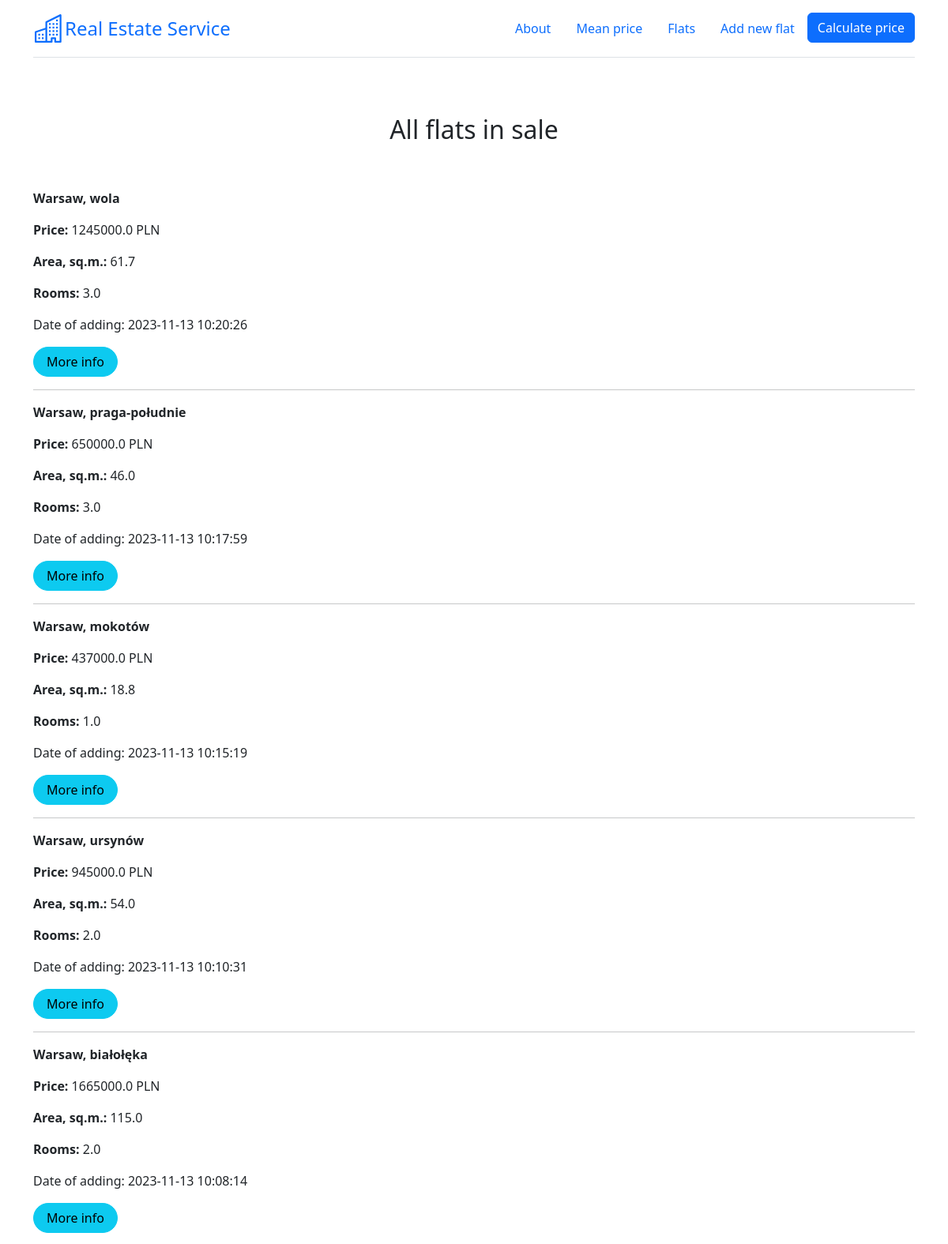
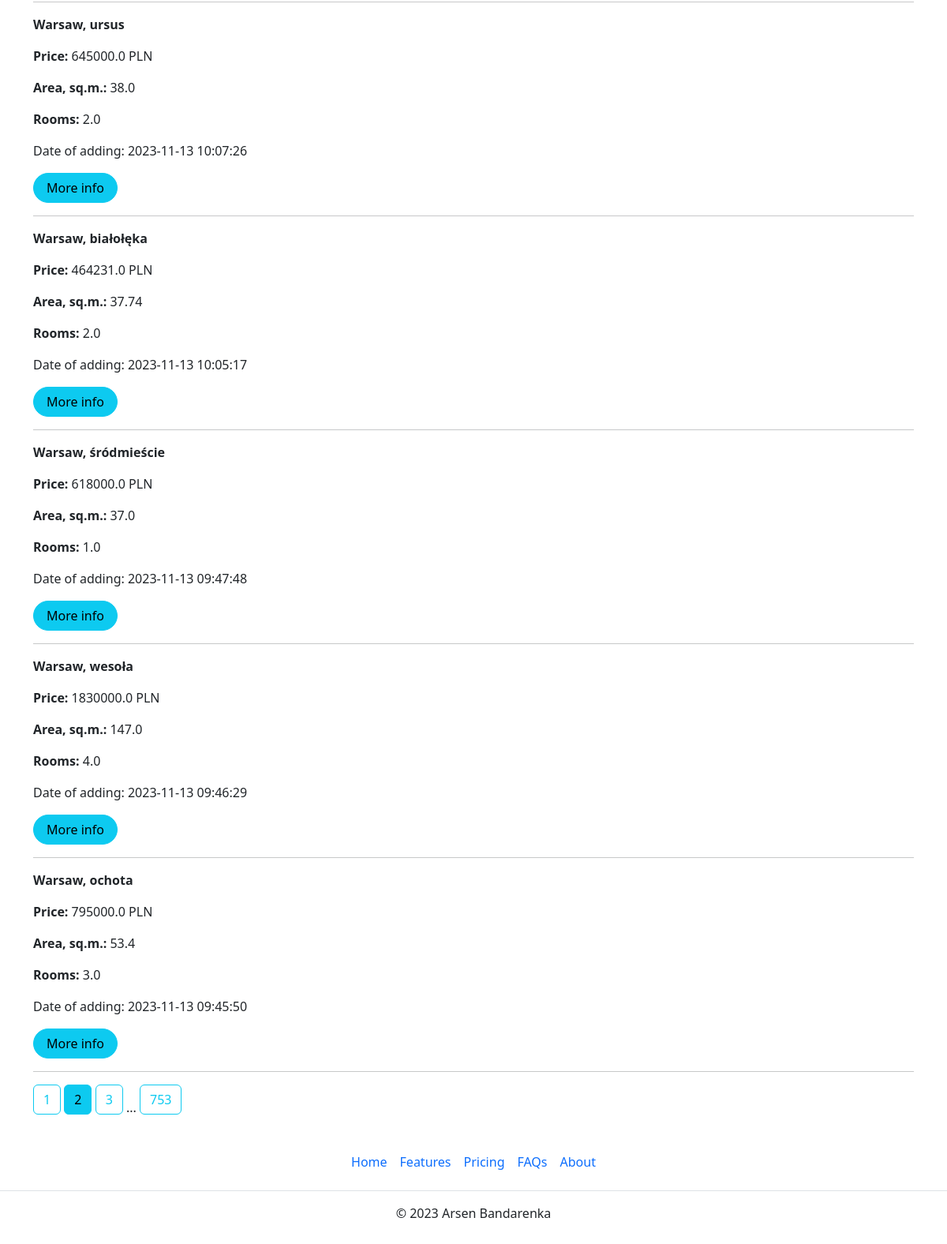
/flats?page=2, run on the app's committed database (2 pictures, top to bottom).
### app.py (models this page shows)
class Flat(db.Model):
    __tablename__ = "flats_load"
    __table_args__ = {'extend_existing': True}
    id = db.Column(db.Integer, primary_key=True, unique=True)
    district = db.Column(db.Text)
    street = db.Column(db.Text)
    price = db.Column(db.Float)
    area = db.Column(db.Float)
    rooms = db.Column(db.Integer)
    renovation = db.Column(db.Integer)
    floor = db.Column(db.Integer)
    market = db.Column(db.Integer)
    elevator = db.Column(db.Integer)
    balcony = db.Column(db.Integer)
    terrace = db.Column(db.Integer)
    garden = db.Column(db.Integer)
    central_heating = db.Column(db.Integer)
    seller = db.Column(db.Integer)
    blok = db.Column(db.Integer)
    parking = db.Column(db.Integer)
    publication_date = db.Column(db.DateTime, default=datetime.datetime.now())

### app.py (the view)
@app.route('/flats')
def show_flats():
    page = request.args.get('page', 1, type=int)
    flats = db.paginate(db.select(Flat).order_by(Flat.publication_date.desc()), page=page, per_page=10)
    return render_template('gpt_page.html', flats=flats, floor_dict=floor_dict)

### templates/gpt_page.html (shortened to what this page needs)
{% extends 'base.html' %}
{% block text_center %}<h2>All flats in sale</h2>{% endblock %}
{% block body %}
{% for flat in flats.items %}
    <p><strong>Warsaw, {{flat.district}}</strong></p>
    <p><strong>Price: </strong> {{flat.price}} PLN</p>
    <p><strong>Area, sq.m.: </strong> {{flat.area}}</p>
    <p><strong>Rooms: </strong> {{flat.rooms}}</p>
    <p>Date of adding: {{flat.publication_date}}</p>
    <a href="/flats/{{ flat.id }}" class="btn btn-info rounded-pill px-3">More info</a>
    <hr>
{% endfor %}
{% for page_num in flats.iter_pages(left_edge=1, left_current=1, right_current=1, right_edge=1) %}
{% if page_num %}
    {% if flats.page == page_num %}
    <a class="btn btn-info mb-4" href="{{ url_for('show_flats', page=page_num) }}">{{ page_num }}</a>
    {% else %}
    <a class="btn btn-outline-info mb-4" href="{{ url_for('show_flats', page=page_num) }}">{{ page_num }}</a>
    {% endif %}
{% else %}
...
{% endif %}
{% endfor %}
{% endblock %}

### data on the page
Flat: district "wola", price "1245000.0", area "61.7", rooms "3.0", publication_date "2023-11-13 10:20:26"
Flat: district "praga-południe", price "650000.0", area "46.0", rooms "3.0", publication_date "2023-11-13 10:17:59"
Flat: district "mokotów", price "437000.0", area "18.8", rooms "1.0", publication_date "2023-11-13 10:15:19"
Flat: district "ursynów", price "945000.0", area "54.0", rooms "2.0", publication_date "2023-11-13 10:10:31"
Flat: district "białołęka", price "1665000.0", area "115.0", rooms "2.0", publication_date "2023-11-13 10:08:14"
Flat: district "ursus", price "645000.0", area "38.0", rooms "2.0", publication_date "2023-11-13 10:07:26"
Flat: district "białołęka", price "464231.0", area "37.74", rooms "2.0", publication_date "2023-11-13 10:05:17"
Flat: district "śródmieście", price "618000.0", area "37.0", rooms "1.0", publication_date "2023-11-13 09:47:48"
Flat: district "wesoła", price "1830000.0", area "147.0", rooms "4.0", publication_date "2023-11-13 09:46:29"
Flat: district "ochota", price "795000.0", area "53.4", rooms "3.0", publication_date "2023-11-13 09:45:50"

### other printed values
{{ page_num }} "1" "3" "753"
{{ page_num }} "2"
